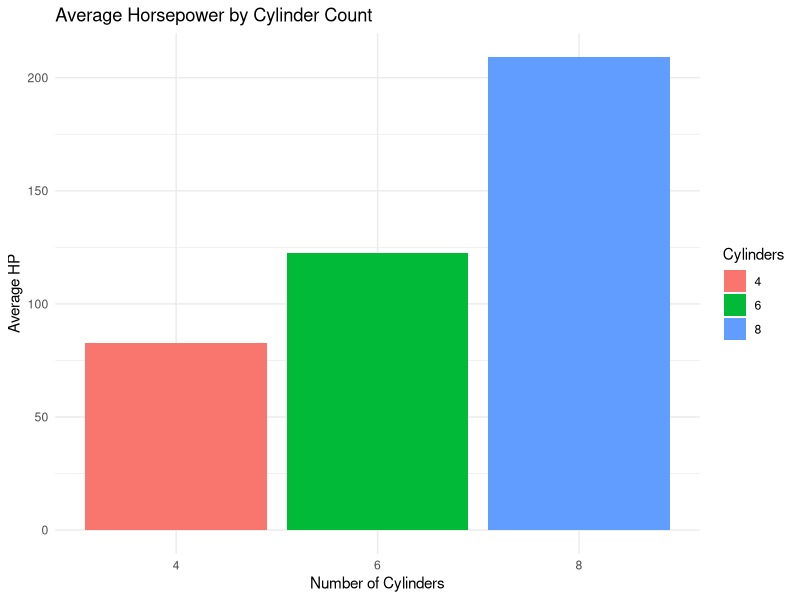

Generate this figure with R:
library(dplyr)
library(ggplot2)

plot_data <- mtcars %>%
  mutate(cyl = as.factor(cyl)) %>% 
  group_by(cyl) %>%
  summarise(avg_hp = mean(hp))

ggplot(plot_data, aes(x = cyl, y = avg_hp, fill = cyl)) +
  geom_col() +
  labs(
    title = "Average Horsepower by Cylinder Count",
    x = "Number of Cylinders",
    y = "Average HP",
    fill = "Cylinders"
  ) +
  theme_minimal()

print(plot_data)